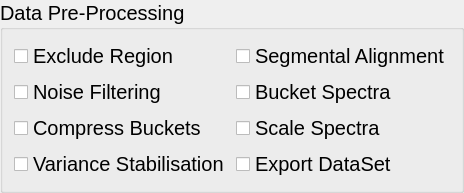
         <widget class="QGroupBox" name="preProcessingGroupBox">
          <property name="enabled">
           <bool>true</bool>
          </property>
          <property name="geometry">
           <rect>
            <x>20</x>
            <y>0</y>
            <width>386</width>
            <height>145</height>
           </rect>
          </property>
          <property name="sizePolicy">
           <sizepolicy hsizetype="Expanding" vsizetype="Expanding">
            <horstretch>0</horstretch>
            <verstretch>0</verstretch>
           </sizepolicy>
          </property>
          <property name="maximumSize">
           <size>
            <width>450</width>
            <height>16777215</height>
           </size>
          </property>
          <property name="font">
           <font>
            <pointsize>15</pointsize>
           </font>
          </property>
          <property name="title">
           <string>Data Pre-Processing</string>
          </property>
          <layout class="QGridLayout" name="gridLayout">
           <item row="0" column="1">
            <layout class="QVBoxLayout" name="verticalLayout_9">
             <item>
              <widget class="QCheckBox" name="segmentalAlignment">
               <property name="enabled">
                <bool>true</bool>
               </property>
               <property name="text">
                <string>Segmental Alignment</string>
               </property>
              </widget>
             </item>
             <item>
              <widget class="QCheckBox" name="bucketSpectra">
               <property name="text">
                <string>Bucket Spectra</string>
               </property>
              </widget>
             </item>
             <item>
              <widget class="QCheckBox" name="scaleSpectra">
               <property name="enabled">
                <bool>true</bool>
               </property>
               <property name="text">
                <string>Scale Spectra</string>
               </property>
              </widget>
             </item>
             <item>
              <widget class="QCheckBox" name="exportDataSet">
               <property name="text">
                <string>Export DataSet</string>
               </property>
              </widget>
             </item>
            </layout>
           </item>
           <item row="0" column="0">
            <layout class="QVBoxLayout" name="verticalLayout_8">
             <item>
              <widget class="QCheckBox" name="excludeRegion">
               <property name="text">
                <string>Exclude Region</string>
               </property>
              </widget>
             </item>
             <item>
              <widget class="QCheckBox" name="noiseFiltering">
               <property name="text">
                <string>Noise Filtering</string>
               </property>
              </widget>
             </item>
             <item>
              <widget class="QCheckBox" name="compressBuckets">
               <property name="enabled">
                <bool>true</bool>
               </property>
               <property name="text">
                <string>Compress Buckets</string>
               </property>
              </widget>
             </item>
             <item>
              <widget class="QCheckBox" name="varianceStabilisation">
               <property name="enabled">
                <bool>true</bool>
               </property>
               <property name="text">
                <string>Variance Stabilisation</string>
               </property>
              </widget>
             </item>
            </layout>
           </item>
          </layout>
         </widget>
